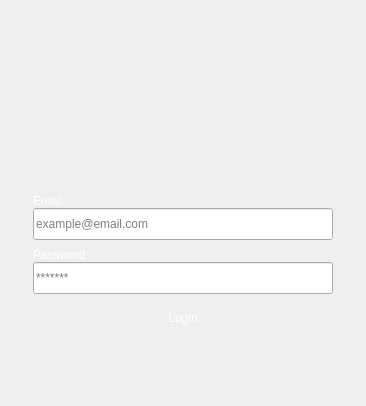
<?xml version="1.0" encoding="UTF-8"?>
<ui version="4.0">
 <class>LostArkMarketLoginForm</class>
 <widget class="QMainWindow" name="LostArkMarketLoginForm">
  <property name="geometry">
   <rect>
    <x>0</x>
    <y>0</y>
    <width>366</width>
    <height>406</height>
   </rect>
  </property>
  <property name="mouseTracking">
   <bool>false</bool>
  </property>
  <property name="windowTitle">
   <string>LostArkMarketLoginForm</string>
  </property>
  <property name="styleSheet">
   <string notr="true">QMainWindow#LostArkMarketLoginForm {
  background-image: url(:/images/images/interactionlifelevelrepair_i2_nopack.png);
}
QLabel{
  color: white;
}
QLineEdit{
  height: 32px;
}</string>
  </property>
  <property name="unifiedTitleAndToolBarOnMac">
   <bool>false</bool>
  </property>
  <widget class="DraggableWindow" name="layoutMainContainer">
   <property name="maximumSize">
    <size>
     <width>8888</width>
     <height>88888</height>
    </size>
   </property>
   <property name="mouseTracking">
    <bool>false</bool>
   </property>
   <layout class="QVBoxLayout" name="verticalLayout">
    <property name="spacing">
     <number>8</number>
    </property>
    <property name="leftMargin">
     <number>8</number>
    </property>
    <property name="topMargin">
     <number>8</number>
    </property>
    <property name="rightMargin">
     <number>8</number>
    </property>
    <property name="bottomMargin">
     <number>8</number>
    </property>
    <item>
     <layout class="QHBoxLayout" name="layoutCloseContainer">
      <item>
       <spacer name="horizontalSpacer">
        <property name="orientation">
         <enum>Qt::Horizontal</enum>
        </property>
        <property name="sizeHint" stdset="0">
         <size>
          <width>40</width>
          <height>20</height>
         </size>
        </property>
       </spacer>
      </item>
      <item>
       <widget class="QPushButton" name="btnClose">
        <property name="sizePolicy">
         <sizepolicy hsizetype="Fixed" vsizetype="Fixed">
          <horstretch>0</horstretch>
          <verstretch>0</verstretch>
         </sizepolicy>
        </property>
        <property name="maximumSize">
         <size>
          <width>32</width>
          <height>32</height>
         </size>
        </property>
        <property name="styleSheet">
         <string notr="true">QPushButton#btnClose{  
    qproperty-icon: url(:/images/images/btnCloseIcon.png);
    qproperty-iconSize: 24px 24px; 
	background-image: url(:/images/images/btnClose.png);
}

QPushButton:hover#btnClose{
    qproperty-icon: url(:/images/images/btnCloseIconDown.png);
    qproperty-iconSize: 24px 24px; 
	background-image: url(:/images/images/btnCloseHover.png);
    border: none;
}

QPushButton:pressed#btnClose{
    qproperty-icon: url(:/images/images/btnCloseIconDown.png);
    qproperty-iconSize: 24px 24px; 
	background-image: url(:/images/images/btnCloseDown.png);
    border: none;
}</string>
        </property>
        <property name="text">
         <string/>
        </property>
        <property name="icon">
         <iconset resource="resources.qrc">
          <normaloff>:/images/images/btnCloseIconDown.png</normaloff>:/images/images/btnCloseIconDown.png</iconset>
        </property>
        <property name="iconSize">
         <size>
          <width>24</width>
          <height>24</height>
         </size>
        </property>
        <property name="flat">
         <bool>true</bool>
        </property>
       </widget>
      </item>
     </layout>
    </item>
    <item>
     <layout class="QHBoxLayout" name="layoutFormContainer">
      <property name="spacing">
       <number>8</number>
      </property>
      <property name="leftMargin">
       <number>8</number>
      </property>
      <property name="topMargin">
       <number>8</number>
      </property>
      <property name="rightMargin">
       <number>8</number>
      </property>
      <property name="bottomMargin">
       <number>8</number>
      </property>
      <item>
       <spacer name="horizontalSpacer_2">
        <property name="orientation">
         <enum>Qt::Horizontal</enum>
        </property>
        <property name="sizeHint" stdset="0">
         <size>
          <width>40</width>
          <height>20</height>
         </size>
        </property>
       </spacer>
      </item>
      <item>
       <layout class="QVBoxLayout" name="layoutForm">
        <property name="spacing">
         <number>8</number>
        </property>
        <property name="sizeConstraint">
         <enum>QLayout::SetDefaultConstraint</enum>
        </property>
        <property name="leftMargin">
         <number>8</number>
        </property>
        <property name="topMargin">
         <number>8</number>
        </property>
        <property name="rightMargin">
         <number>8</number>
        </property>
        <property name="bottomMargin">
         <number>8</number>
        </property>
        <item>
         <spacer name="verticalSpacer">
          <property name="orientation">
           <enum>Qt::Vertical</enum>
          </property>
          <property name="sizeHint" stdset="0">
           <size>
            <width>20</width>
            <height>40</height>
           </size>
          </property>
         </spacer>
        </item>
        <item>
         <layout class="QHBoxLayout" name="horizontalLayout">
          <property name="spacing">
           <number>8</number>
          </property>
          <property name="leftMargin">
           <number>8</number>
          </property>
          <property name="topMargin">
           <number>8</number>
          </property>
          <property name="rightMargin">
           <number>8</number>
          </property>
          <property name="bottomMargin">
           <number>8</number>
          </property>
          <item>
           <spacer name="horizontalSpacer_4">
            <property name="orientation">
             <enum>Qt::Horizontal</enum>
            </property>
            <property name="sizeHint" stdset="0">
             <size>
              <width>40</width>
              <height>20</height>
             </size>
            </property>
           </spacer>
          </item>
          <item>
           <widget class="QLabel" name="lblLogo">
            <property name="maximumSize">
             <size>
              <width>300</width>
              <height>300</height>
             </size>
            </property>
            <property name="text">
             <string>&lt;html&gt;&lt;head/&gt;&lt;body&gt;&lt;p&gt;&lt;img src=&quot;:/images/images/logo_p.png&quot;/&gt;&lt;/p&gt;&lt;/body&gt;&lt;/html&gt;</string>
            </property>
           </widget>
          </item>
          <item>
           <spacer name="horizontalSpacer_5">
            <property name="orientation">
             <enum>Qt::Horizontal</enum>
            </property>
            <property name="sizeHint" stdset="0">
             <size>
              <width>40</width>
              <height>20</height>
             </size>
            </property>
           </spacer>
          </item>
         </layout>
        </item>
        <item>
         <spacer name="verticalSpacer_3">
          <property name="orientation">
           <enum>Qt::Vertical</enum>
          </property>
          <property name="sizeHint" stdset="0">
           <size>
            <width>20</width>
            <height>40</height>
           </size>
          </property>
         </spacer>
        </item>
        <item>
         <layout class="QVBoxLayout" name="layoutEmail" stretch="0,0">
          <property name="spacing">
           <number>0</number>
          </property>
          <property name="sizeConstraint">
           <enum>QLayout::SetFixedSize</enum>
          </property>
          <item>
           <widget class="QLabel" name="lbEmail">
            <property name="maximumSize">
             <size>
              <width>31</width>
              <height>16</height>
             </size>
            </property>
            <property name="text">
             <string>Email</string>
            </property>
           </widget>
          </item>
          <item>
           <widget class="QLineEdit" name="txtEmail">
            <property name="minimumSize">
             <size>
              <width>300</width>
              <height>0</height>
             </size>
            </property>
            <property name="maximumSize">
             <size>
              <width>16777215</width>
              <height>32</height>
             </size>
            </property>
            <property name="placeholderText">
             <string>example@email.com</string>
            </property>
           </widget>
          </item>
         </layout>
        </item>
        <item>
         <layout class="QVBoxLayout" name="layoutPassword" stretch="0,0">
          <property name="spacing">
           <number>0</number>
          </property>
          <property name="sizeConstraint">
           <enum>QLayout::SetFixedSize</enum>
          </property>
          <item>
           <widget class="QLabel" name="lbPassword">
            <property name="maximumSize">
             <size>
              <width>57</width>
              <height>16</height>
             </size>
            </property>
            <property name="text">
             <string>Password</string>
            </property>
           </widget>
          </item>
          <item>
           <widget class="QLineEdit" name="txtPassword">
            <property name="minimumSize">
             <size>
              <width>300</width>
              <height>0</height>
             </size>
            </property>
            <property name="maximumSize">
             <size>
              <width>16777215</width>
              <height>32</height>
             </size>
            </property>
            <property name="placeholderText">
             <string>*******</string>
            </property>
           </widget>
          </item>
         </layout>
        </item>
        <item>
         <widget class="QPushButton" name="btnLogin">
          <property name="sizePolicy">
           <sizepolicy hsizetype="Expanding" vsizetype="Fixed">
            <horstretch>0</horstretch>
            <verstretch>0</verstretch>
           </sizepolicy>
          </property>
          <property name="styleSheet">
           <string notr="true">QPushButton#btnLogin{
	background-image: url(:/images/images/btnLoginNormal.png);
    color: white;
    height: 32px;
    border: none;
}
QPushButton:hover#btnLogin{
	background-image: url(:/images/images/btnLoginHover.png);
    height: 32px;
}
QPushButton:pressed#btnLogin{
	background-image: url(:/images/images/btnLoginDown.png);
    height: 32px;
}</string>
          </property>
          <property name="text">
           <string>Login</string>
          </property>
         </widget>
        </item>
        <item>
         <spacer name="verticalSpacer_2">
          <property name="orientation">
           <enum>Qt::Vertical</enum>
          </property>
          <property name="sizeHint" stdset="0">
           <size>
            <width>20</width>
            <height>40</height>
           </size>
          </property>
         </spacer>
        </item>
       </layout>
      </item>
      <item>
       <spacer name="horizontalSpacer_3">
        <property name="orientation">
         <enum>Qt::Horizontal</enum>
        </property>
        <property name="sizeHint" stdset="0">
         <size>
          <width>40</width>
          <height>20</height>
         </size>
        </property>
       </spacer>
      </item>
     </layout>
    </item>
   </layout>
  </widget>
 </widget>
 <customwidgets>
  <customwidget>
   <class>DraggableWindow</class>
   <extends>QWidget</extends>
   <header>draggable_window.py</header>
   <container>1</container>
  </customwidget>
 </customwidgets>
 <resources>
  <include location="resources.qrc"/>
 </resources>
 <connections/>
</ui>
